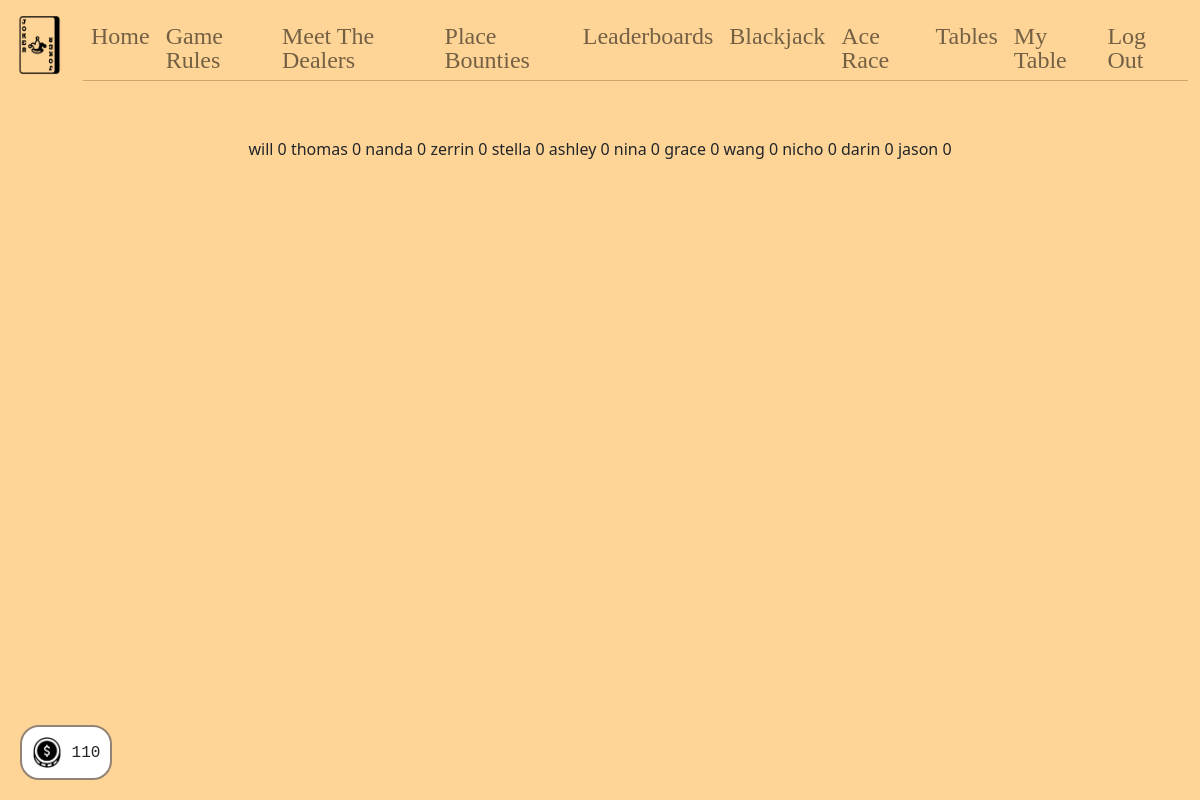
Page /leaderboard (signed in) on the committed database.
### tables this page shows
CREATE TABLE users (
  id INTEGER PRIMARY KEY AUTOINCREMENT,
  name TEXT NOT NULL,
  hash TEXT NOT NULL,
  email TEXT,
  hp INTEGER DEFAULT 100 NOT NULL,
  bounty INTEGER DEFAULT 0 NOT NULL,
  lucky INTEGER DEFAULT 0 NOT NULL,
  playing INTEGER DEFAULT 0 NOT NULL,
  dealing INTEGER DEFAULT 0 NOT NULL,
  permission INTEGER DEFAULT 0 NOT NULL,
  poker INTEGER DEFAULT 0 NOT NULL,
  tableid INTEGER DEFAULT 0 NOT NULL
);

### app.py (the view)
@app.route("/leaderboard")
@login_required
def leaderboard():
    players = db.execute("SELECT * FROM users ORDER BY bounty ")
    return render_template("leaderboard.html", players=players)

### app.py (called while the page is built)
@app.after_request
def after_request(response):
    response.headers["Cache-Control"] = "no-cache, no-store, must-revalidate"
    response.headers["Expires"] = 0
    response.headers["Pragma"] = "no-cache"
    return response

### helpers.py (called while the page is built)
def login_required(f):
    @wraps(f)
    def decorated_function(*args, **kwargs):
        if session.get("user_id") is None:
            return redirect("/login")
        return f(*args, **kwargs)
    return decorated_function

### templates/leaderboard.html (shortened to what this page needs)
{% extends "layout.html" %}
{% block main %}
    {% for player in players %}
    <tr class="">
        <td class="text-start">{{ player["name"] }}</td>
        <td class="text-end"> {{ player["bounty"] }} </td>
    </tr>
    {% endfor %}
{% endblock %}
{% block footer %}
    <div id="value-container"><img class="img-fluid money" src="/static/money.png"> {{ session["hp"] }} </div>
{% endblock %}

### static/styles.css (style rules this page uses)
body { background-color: #FFD597; }
.money { width: 30px; height: 30; }

### static/popups.css (style rules this page uses)
#value-container { position: fixed; bottom: 20px; left: 20px; padding: 10px; background-color: #FFFFFF; border-radius: 19px; border: 2px solid #928374; font-family: monospace; }

### rows in the picture
users: name "will", bounty "0"
users: name "thomas", bounty "0"
users: name "nanda", bounty "0"
users: name "zerrin", bounty "0"
users: name "stella", bounty "0"
users: name "ashley", bounty "0"
users: name "nina", bounty "0"
users: name "grace", bounty "0"
users: name "wang", bounty "0"
users: name "nicho", bounty "0"
users: name "darin", bounty "0"
users: name "jason", bounty "0"

### other values in the picture
{{ session["hp"] }} "110"
